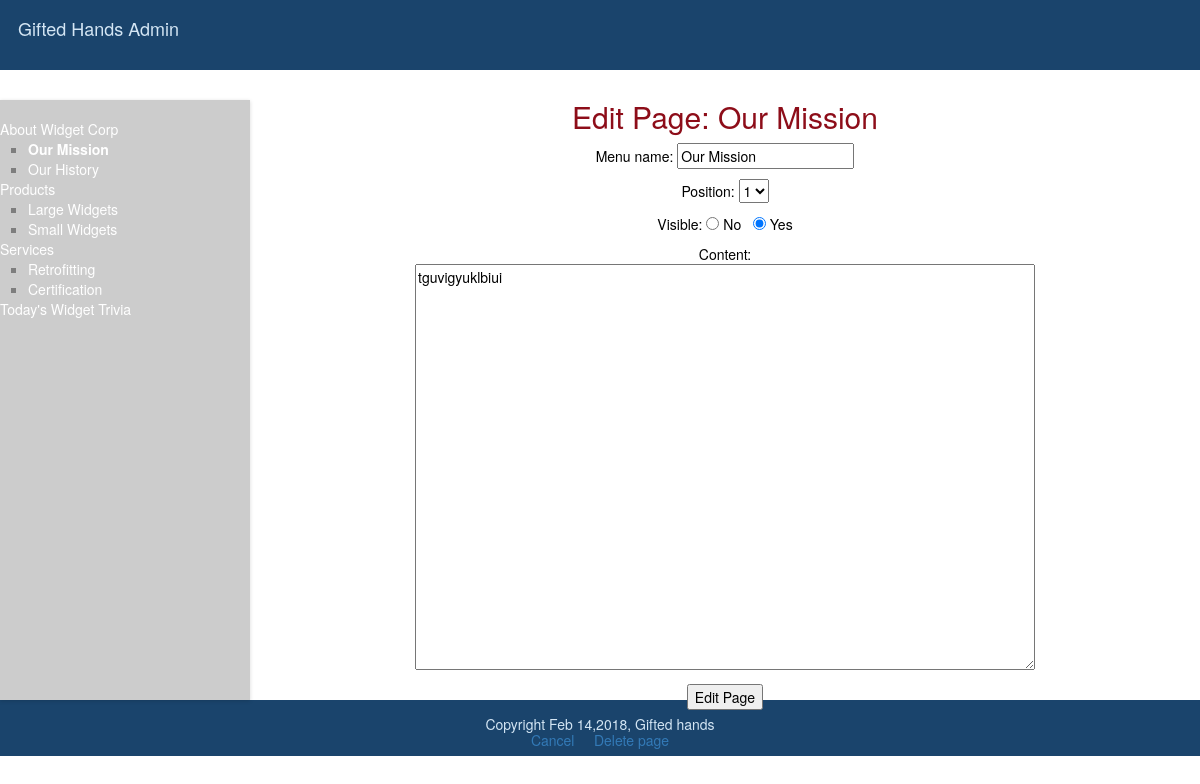
The page /edit_page.php?page=1 (signed in) on the database its author committed.
### tables this page shows
CREATE TABLE `subjects` (
  `id` int(11) NOT NULL,
  `menu_name` varchar(30) NOT NULL,
  `position` int(3) NOT NULL,
  `visible` tinyint(1) NOT NULL
);

CREATE TABLE `pages` (
  `id` int(11) NOT NULL,
  `subject_id` int(11) NOT NULL,
  `menu_name` varchar(30) NOT NULL,
  `position` int(3) NOT NULL,
  `visible` tinyint(1) NOT NULL,
  `content` text
);

### public/edit_page.php (the view, shortened to what this page needs)
<?php require_once("../includes/db_connection.php"); ?>
<?php require_once("../includes/functions.php"); ?>
<?php find_selected_page(); ?>
<?php include("../includes/layouts/header.php"); ?>
<div id="main">
  <div id="navigation">
    <?php echo navigation($current_subject, $current_page); ?>
  </div>
  <div id="page">
    <h2>Edit Page: <?php echo htmlentities($current_page["menu_name"]); ?></h2>
    <form action="edit_page.php?page=<?php echo urlencode($current_page["id"]); ?>" method="post">
      <p>Menu name:
        <input type="text" name="menu_name" value="<?php echo htmlentities($current_page["menu_name"]); ?>" />
      </p>
      <p>Position:
        <select name="position">
        <?php
          $page_set = find_pages_for_subject($current_page["subject_id"], false);
          $page_count = mysqli_num_rows($page_set);
          for($count=1; $count <= $page_count; $count++) {
            echo "<option value=\"{$count}\"";
            if ($current_page["position"] == $count) {
              echo " selected";
            }
            echo ">{$count}</option>";
          }
        ?>
        </select>
      </p>
      <p>Visible:
        <input type="radio" name="visible" value="0" <?php if ($current_page["visible"] == 0) { echo "checked"; } ?> /> No
        &nbsp;
        <input type="radio" name="visible" value="1" <?php if ($current_page["visible"] == 1) { echo "checked"; } ?>/> Yes
      </p>
      <p>Content:<br />
        <textarea name="content" rows="20" cols="80"><?php echo htmlentities($current_page["content"]); ?></textarea>
      </p>
      <input type="submit" name="submit" value="Edit Page" />
    </form>
    <br />
    <a href="manage_content.php?page=<?php echo urlencode($current_page["id"]); ?>">Cancel</a>
    <a href="delete_page.php?page=<?php echo urlencode($current_page["id"]); ?>" onclick="return confirm('Are you sure?');">Delete page</a>
  </div>
</div>
<?php include("../includes/layouts/footer.php"); ?>

### includes/functions.php (shortened to what this page needs)
<?php
	function find_all_subjects($public=true) {
		global $connection;
		$query  = "SELECT * ";
		$query .= "FROM subjects ";
		$query .= "ORDER BY position ASC";
		$subject_set = mysqli_query($connection, $query);
		return $subject_set;
	}
	function find_pages_for_subject($subject_id, $public=true) {
		global $connection;
		$safe_subject_id = mysqli_real_escape_string($connection, $subject_id);
		$query  = "SELECT * ";
		$query .= "FROM pages ";
		$query .= "WHERE subject_id = {$safe_subject_id} ";
		$query .= "ORDER BY position ASC";
		$page_set = mysqli_query($connection, $query);
		return $page_set;
	}
	function find_page_by_id($page_id, $public=true) {
		global $connection;
		$safe_page_id = mysqli_real_escape_string($connection, $page_id);
		$query  = "SELECT * ";
		$query .= "FROM pages ";
		$query .= "WHERE id = {$safe_page_id} ";
		$query .= "LIMIT 1";
		$page_set = mysqli_query($connection, $query);
		if($page = mysqli_fetch_assoc($page_set)) {
			return $page;
		} else {
			return null;
		}
	}
	function find_selected_page($public=false) {
		if (isset($_GET["subject"])) {
			$current_subject = find_subject_by_id($_GET["subject"], $public);
			if ($current_subject && $public) {
				$current_page = find_default_page_for_subject($current_subject["id"]);
			} else {
				$current_page = null;
			}
		} elseif (isset($_GET["page"])) {
			$current_subject = null;
			$current_page = find_page_by_id($_GET["page"], $public);
		} else {
			$current_subject = null;
			$current_page = null;
		}
	}
	function navigation($subject_array, $page_array) {
		$output = "<ul class=\"subjects\">";
		$subject_set = find_all_subjects(false);
		while($subject = mysqli_fetch_assoc($subject_set)) {
			$output .= "<li";
			$output .= ">";
			$output .= "<a href=\"manage_content.php?subject=";
			$output .= urlencode($subject["id"]);
			$output .= "\">";
			$output .= htmlentities($subject["menu_name"]);
			$output .= "</a>";
			$page_set = find_pages_for_subject($subject["id"], false);
			$output .= "<ul class=\"pages\">";
			while($page = mysqli_fetch_assoc($page_set)) {
				$output .= "<li";
				if ($page_array && $page["id"] == $page_array["id"]) {
					$output .= " class=\"selected\"";
				}
				$output .= ">";
				$output .= "<a href=\"manage_content.php?page=";
				$output .= urlencode($page["id"]);
				$output .= "\">";
				$output .= htmlentities($page["menu_name"]);
				$output .= "</a></li>";
			}
			$output .= "</ul></li>";
		}
		$output .= "</ul>";
		return $output;
	}
?>

### public/stylesheets/public.css (style rules this page uses)
html { height: 100%; width: 100%; }
body { width: 100%; height: 100%; margin: 0; padding: 0; border: 0; font-family: Verdana, Arial, Helvetica, sans-serif; font-size: 13px; line-height: 15px; background: white; background-size: cover; color: white; }
a { color: #8D0D19; }
#main { height: 600px; width: 100%; margin: 0; padding: 0; background: white; color: black; }
#navigation { float: left; width: 250px; height: 100%; margin: 0; padding: 0 2em; color: black; background: #8D0D19; background-color: rgba(0,0,0,.4); box-shadow: 0 1px 4px rgba(0, 0, 0, 0.3); padding: 5px 0; opacity: .5; }
#navigation a { color:#FFFFFF ; text-decoration: none; }
ul.subjects { margin: 1em 0; padding-left: 0; list-style: none; }
ul.pages { padding-left: 2em; list-style: square; font-weight: normal; }
.selected { font-weight: bold; }
#page { height: 100% ; width: 100% padding-left: 4em; vertical-align: top; background: white; text-align: center; }
#page h2 { color: #8D0D19; margin-top: 1em; }

### rows shown on the page
subjects: value "About Widget Corp"
pages: value "Our Mission", menu_name "Our Mission", position "1", visible "☑", content "tguvigyuklbiui"
pages: value "Our History"
subjects: value "Products"
pages: value "Large Widgets"
pages: value "Small Widgets"
subjects: value "Services"
pages: value "Retrofitting"
pages: value "Certification"
subjects: value "Today's Widget Trivia"
